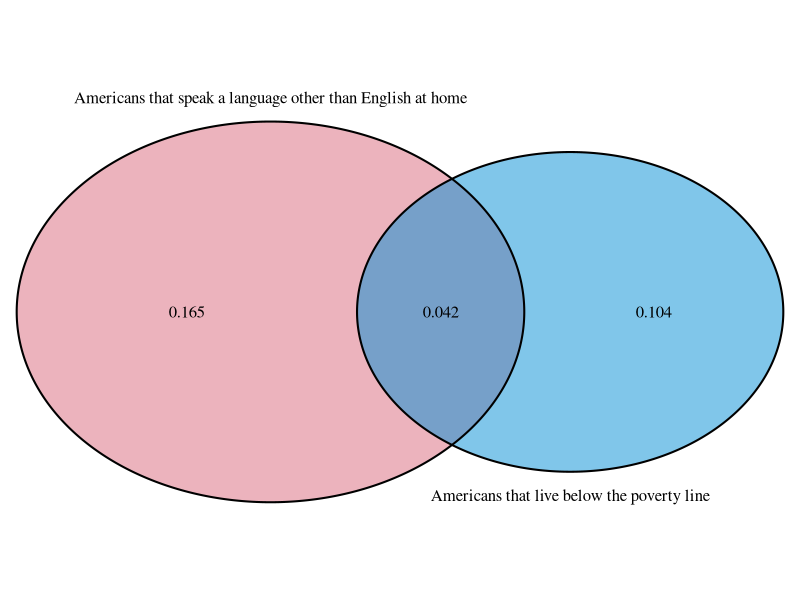
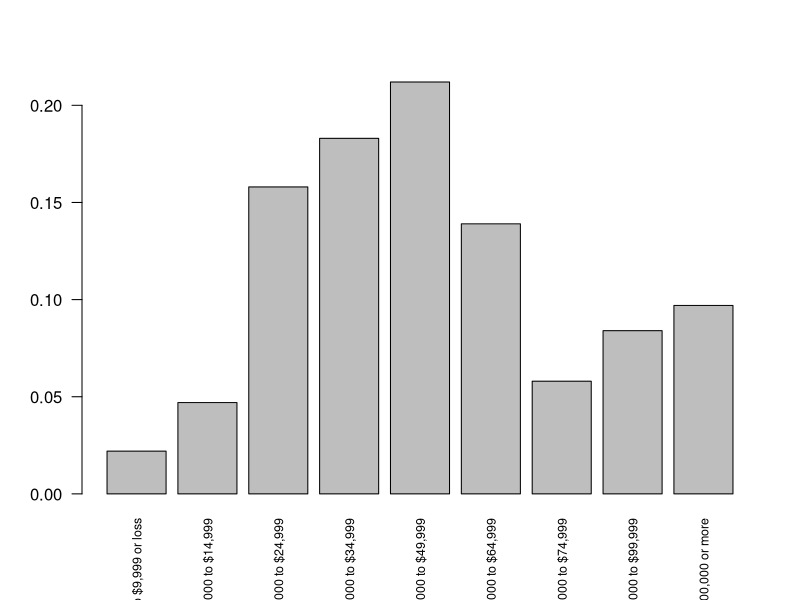

Recreate these plots in R, in order.
## ---- chunk 1
knitr::opts_chunk$set(echo = TRUE)
## ---- chunk 2
library(VennDiagram)
## ---- chunk 3
venn.plot <- draw.pairwise.venn(
  area1 = 0.146,
  area2 = 0.207,
  cross.area = 0.042,
  category = c("Americans that live below the poverty line", 
               "Americans that speak a language other than English at home"),
  fill = c("#008DD5", "#DA667B"),
  cat.pos = c(0, 180)
)
## ---- chunk 4
calc <- (28 / 95) * (59 / 94)
calc
## ---- chunk 5
calc <- (72 / 95) * (28 / 94)
calc
## ---- chunk 6
calc <- (72 / 95) * (27 / 94)
calc
## ---- chunk 7
calc <- (72 / 95) * (28 / 95)
calc
## ---- chunk 8
25 * 0.34
60 * 0.12
expected_value <- 0 + 8.5 + 7.2
expected_value
## ---- chunk 9
0 - 15.70
25 - 15.70
60 - 15.70
## ---- chunk 10
(-15.70)^2
(9.30)^2
(44.30)^2
## ---- chunk 11
val1 <- 246.49 * 0.54
val2 <- 86.49 * 0.34
val3 <- 1962.49 * 0.12

variance <- sum(val1, val2, val3)

standard_deviation <- sqrt(variance)
standard_deviation
## ---- chunk 12
120 * 15.70
## ---- chunk 13
percentages <- c(2.2, 4.7, 15.8, 18.3, 21.2, 13.9, 5.8, 8.4, 9.7)
income_brackets <- c("$1 to $9,999 or loss", "$10,000 to $14,999", "$15,000 to $24,999", "$25,000 to $34,999", "$35,000 to $49,999", "$50,000 to $64,999", "$65,000 to $74,999", "$75,000 to $99,999", "$100,000 or more")

table <- data.frame(income_brackets, percentages)
barplot(prop.table(table$percentages), names.arg = table$income_brackets, cex.names = .75, las = 2)
## ---- chunk 14
prob_under_50k <- 0.022 + 0.047 + 0.158 + 0.183 + 0.212
prob_under_50k
## ---- chunk 15
0.622 * 0.41
